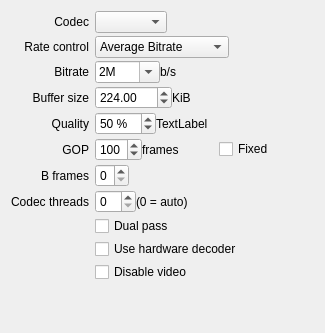
            <widget class="QWidget" name="videoTab">
             <attribute name="title">
              <string>Codec</string>
             </attribute>
             <layout class="QGridLayout" name="gridLayout_3">
              <property name="verticalSpacing">
               <number>3</number>
              </property>
              <item row="3" column="0">
               <widget class="QLabel" name="label_17">
                <property name="text">
                 <string>Codec</string>
                </property>
                <property name="alignment">
                 <set>Qt::AlignmentFlag::AlignRight|Qt::AlignmentFlag::AlignTrailing|Qt::AlignmentFlag::AlignVCenter</set>
                </property>
               </widget>
              </item>
              <item row="3" column="1">
               <layout class="QHBoxLayout" name="horizontalLayout_11">
                <item>
                 <widget class="QComboBox" name="videoCodecCombo"/>
                </item>
                <item>
                 <spacer name="horizontalSpacer_11">
                  <property name="orientation">
                   <enum>Qt::Orientation::Horizontal</enum>
                  </property>
                  <property name="sizeHint" stdset="0">
                   <size>
                    <width>40</width>
                    <height>20</height>
                   </size>
                  </property>
                 </spacer>
                </item>
               </layout>
              </item>
              <item row="9" column="0">
               <widget class="QLabel" name="label_18">
                <property name="text">
                 <string>GOP</string>
                </property>
                <property name="alignment">
                 <set>Qt::AlignmentFlag::AlignRight|Qt::AlignmentFlag::AlignTrailing|Qt::AlignmentFlag::AlignVCenter</set>
                </property>
               </widget>
              </item>
              <item row="9" column="1">
               <layout class="QHBoxLayout" name="horizontalLayout_12">
                <item>
                 <widget class="QSpinBox" name="gopSpinner">
                  <property name="toolTip">
                   <string>GOP = group of pictures, which is the maximum key frame interval</string>
                  </property>
                  <property name="maximum">
                   <number>999</number>
                  </property>
                  <property name="value">
                   <number>100</number>
                  </property>
                 </widget>
                </item>
                <item>
                 <widget class="QLabel" name="label_19">
                  <property name="text">
                   <string>frames</string>
                  </property>
                 </widget>
                </item>
                <item>
                 <spacer name="horizontalSpacer_24">
                  <property name="orientation">
                   <enum>Qt::Orientation::Horizontal</enum>
                  </property>
                  <property name="sizeHint" stdset="0">
                   <size>
                    <width>40</width>
                    <height>20</height>
                   </size>
                  </property>
                 </spacer>
                </item>
                <item>
                 <widget class="QCheckBox" name="strictGopCheckBox">
                  <property name="toolTip">
                   <string>A fixed GOP means that keyframes will
not be inserted at detected scene changes.</string>
                  </property>
                  <property name="text">
                   <string>Fixed</string>
                  </property>
                 </widget>
                </item>
                <item>
                 <spacer name="horizontalSpacer_12">
                  <property name="orientation">
                   <enum>Qt::Orientation::Horizontal</enum>
                  </property>
                  <property name="sizeHint" stdset="0">
                   <size>
                    <width>40</width>
                    <height>20</height>
                   </size>
                  </property>
                 </spacer>
                </item>
               </layout>
              </item>
              <item row="6" column="1">
               <layout class="QHBoxLayout" name="videoBitrateLayout">
                <item>
                 <widget class="QComboBox" name="videoBitrateCombo">
                  <property name="toolTip">
                   <string>The average bit rate</string>
                  </property>
                  <property name="editable">
                   <bool>true</bool>
                  </property>
                  <property name="currentIndex">
                   <number>8</number>
                  </property>
                  <item>
                   <property name="text">
                    <string notr="true">64k</string>
                   </property>
                  </item>
                  <item>
                   <property name="text">
                    <string notr="true">128k</string>
                   </property>
                  </item>
                  <item>
                   <property name="text">
                    <string notr="true">256k</string>
                   </property>
                  </item>
                  <item>
                   <property name="text">
                    <string notr="true">512k</string>
                   </property>
                  </item>
                  <item>
                   <property name="text">
                    <string notr="true">768k</string>
                   </property>
                  </item>
                  <item>
                   <property name="text">
                    <string notr="true">1M</string>
                   </property>
                  </item>
                  <item>
                   <property name="text">
                    <string notr="true">1200k</string>
                   </property>
                  </item>
                  <item>
                   <property name="text">
                    <string notr="true">1500k</string>
                   </property>
                  </item>
                  <item>
                   <property name="text">
                    <string notr="true">2M</string>
                   </property>
                  </item>
                  <item>
                   <property name="text">
                    <string notr="true">2500k</string>
                   </property>
                  </item>
                  <item>
                   <property name="text">
                    <string notr="true">3M</string>
                   </property>
                  </item>
                  <item>
                   <property name="text">
                    <string notr="true">4M</string>
                   </property>
                  </item>
                  <item>
                   <property name="text">
                    <string notr="true">5M</string>
                   </property>
                  </item>
                  <item>
                   <property name="text">
                    <string notr="true">6M</string>
                   </property>
                  </item>
                  <item>
                   <property name="text">
                    <string notr="true">8M</string>
                   </property>
                  </item>
                  <item>
                   <property name="text">
                    <string notr="true">10M</string>
                   </property>
                  </item>
                  <item>
                   <property name="text">
                    <string notr="true">12M</string>
                   </property>
                  </item>
                  <item>
                   <property name="text">
                    <string notr="true">14M</string>
                   </property>
                  </item>
                  <item>
                   <property name="text">
                    <string notr="true">16M</string>
                   </property>
                  </item>
                  <item>
                   <property name="text">
                    <string notr="true">18M</string>
                   </property>
                  </item>
                  <item>
                   <property name="text">
                    <string notr="true">20M</string>
                   </property>
                  </item>
                  <item>
                   <property name="text">
                    <string notr="true">25M</string>
                   </property>
                  </item>
                  <item>
                   <property name="text">
                    <string notr="true">30M</string>
                   </property>
                  </item>
                  <item>
                   <property name="text">
                    <string notr="true">40M</string>
                   </property>
                  </item>
                  <item>
                   <property name="text">
                    <string notr="true">50M</string>
                   </property>
                  </item>
                  <item>
                   <property name="text">
                    <string notr="true">60M</string>
                   </property>
                  </item>
                  <item>
                   <property name="text">
                    <string notr="true">70M</string>
                   </property>
                  </item>
                  <item>
                   <property name="text">
                    <string notr="true">80M</string>
                   </property>
                  </item>
                 </widget>
                </item>
                <item>
                 <widget class="QLabel" name="videoBitrateSuffixLabel">
                  <property name="text">
                   <string>b/s</string>
                  </property>
                 </widget>
                </item>
                <item>
                 <spacer name="videoBitrateSpacer">
                  <property name="orientation">
                   <enum>Qt::Orientation::Horizontal</enum>
                  </property>
                  <property name="sizeHint" stdset="0">
                   <size>
                    <width>40</width>
                    <height>20</height>
                   </size>
                  </property>
                 </spacer>
                </item>
               </layout>
              </item>
              <item row="15" column="1">
               <widget class="QCheckBox" name="disableVideoCheckbox">
                <property name="text">
                 <string>Disable video</string>
                </property>
               </widget>
              </item>
              <item row="14" column="1">
               <widget class="QCheckBox" name="hwdecodeCheckBox">
                <property name="toolTip">
                 <string>&lt;p&gt;The hardware decoder for export is usually not very beneficial and is often slower. It may only mildly reduce CPU usage on some systems. Therefore, we recommend to leave it off, but you can test and decide for yourself.&lt;/p&gt;</string>
                </property>
                <property name="text">
                 <string>Use hardware decoder</string>
                </property>
               </widget>
              </item>
              <item row="13" column="1">
               <widget class="QCheckBox" name="dualPassCheckbox">
                <property name="text">
                 <string>Dual pass</string>
                </property>
               </widget>
              </item>
              <item row="10" column="0">
               <widget class="QLabel" name="label_20">
                <property name="text">
                 <string>B frames</string>
                </property>
                <property name="alignment">
                 <set>Qt::AlignmentFlag::AlignRight|Qt::AlignmentFlag::AlignTrailing|Qt::AlignmentFlag::AlignVCenter</set>
                </property>
               </widget>
              </item>
              <item row="10" column="1">
               <layout class="QHBoxLayout" name="horizontalLayout_13">
                <item>
                 <widget class="QSpinBox" name="bFramesSpinner">
                  <property name="toolTip">
                   <string>B frames are the bidirectional &quot;delta&quot; pictures
in temporal compression</string>
                  </property>
                  <property name="maximum">
                   <number>8</number>
                  </property>
                 </widget>
                </item>
                <item>
                 <spacer name="horizontalSpacer_14">
                  <property name="orientation">
                   <enum>Qt::Orientation::Horizontal</enum>
                  </property>
                  <property name="sizeHint" stdset="0">
                   <size>
                    <width>40</width>
                    <height>20</height>
                   </size>
                  </property>
                 </spacer>
                </item>
               </layout>
              </item>
              <item row="16" column="1">
               <spacer name="verticalSpacer">
                <property name="orientation">
                 <enum>Qt::Orientation::Vertical</enum>
                </property>
                <property name="sizeHint" stdset="0">
                 <size>
                  <width>20</width>
                  <height>40</height>
                 </size>
                </property>
               </spacer>
              </item>
              <item row="11" column="0">
               <widget class="QLabel" name="label_12">
                <property name="text">
                 <string>Codec threads</string>
                </property>
                <property name="alignment">
                 <set>Qt::AlignmentFlag::AlignRight|Qt::AlignmentFlag::AlignTrailing|Qt::AlignmentFlag::AlignVCenter</set>
                </property>
               </widget>
              </item>
              <item row="11" column="1">
               <layout class="QHBoxLayout" name="horizontalLayout_15">
                <item>
                 <widget class="QSpinBox" name="videoCodecThreadsSpinner"/>
                </item>
                <item>
                 <widget class="QLabel" name="label_21">
                  <property name="text">
                   <string>(0 = auto)</string>
                  </property>
                 </widget>
                </item>
                <item>
                 <spacer name="horizontalSpacer_15">
                  <property name="orientation">
                   <enum>Qt::Orientation::Horizontal</enum>
                  </property>
                  <property name="sizeHint" stdset="0">
                   <size>
                    <width>40</width>
                    <height>20</height>
                   </size>
                  </property>
                 </spacer>
                </item>
               </layout>
              </item>
              <item row="5" column="0">
               <widget class="QLabel" name="label_23">
                <property name="text">
                 <string>Rate control</string>
                </property>
                <property name="alignment">
                 <set>Qt::AlignmentFlag::AlignRight|Qt::AlignmentFlag::AlignTrailing|Qt::AlignmentFlag::AlignVCenter</set>
                </property>
               </widget>
              </item>
              <item row="5" column="1">
               <layout class="QHBoxLayout" name="horizontalLayout_17">
                <item>
                 <widget class="QComboBox" name="videoRateControlCombo">
                  <item>
                   <property name="text">
                    <string>Average Bitrate</string>
                   </property>
                  </item>
                  <item>
                   <property name="text">
                    <string>Constant Bitrate</string>
                   </property>
                  </item>
                  <item>
                   <property name="text">
                    <string>Quality-based VBR</string>
                   </property>
                  </item>
                  <item>
                   <property name="text">
                    <string>Constrained VBR</string>
                   </property>
                  </item>
                 </widget>
                </item>
                <item>
                 <spacer name="horizontalSpacer_17">
                  <property name="orientation">
                   <enum>Qt::Orientation::Horizontal</enum>
                  </property>
                  <property name="sizeHint" stdset="0">
                   <size>
                    <width>40</width>
                    <height>20</height>
                   </size>
                  </property>
                 </spacer>
                </item>
               </layout>
              </item>
              <item row="7" column="0">
               <widget class="QLabel" name="videoBufferSizeLabel">
                <property name="text">
                 <string>Buffer size</string>
                </property>
                <property name="alignment">
                 <set>Qt::AlignmentFlag::AlignRight|Qt::AlignmentFlag::AlignTrailing|Qt::AlignmentFlag::AlignVCenter</set>
                </property>
               </widget>
              </item>
              <item row="7" column="1">
               <layout class="QHBoxLayout" name="videoBufferSizeLayout">
                <item>
                 <widget class="QDoubleSpinBox" name="videoBufferSizeSpinner">
                  <property name="maximum">
                   <double>99999.000000000000000</double>
                  </property>
                  <property name="value">
                   <double>224.000000000000000</double>
                  </property>
                 </widget>
                </item>
                <item>
                 <widget class="QLabel" name="videoBufferSizeSuffixLabel">
                  <property name="text">
                   <string>KiB</string>
                  </property>
                 </widget>
                </item>
                <item>
                 <spacer name="horizontalSpacer_18">
                  <property name="orientation">
                   <enum>Qt::Orientation::Horizontal</enum>
                  </property>
                  <property name="sizeHint" stdset="0">
                   <size>
                    <width>40</width>
                    <height>20</height>
                   </size>
                  </property>
                 </spacer>
                </item>
               </layout>
              </item>
              <item row="8" column="0">
               <widget class="QLabel" name="videoQualityLabel">
                <property name="text">
                 <string>Quality</string>
                </property>
                <property name="alignment">
                 <set>Qt::AlignmentFlag::AlignRight|Qt::AlignmentFlag::AlignTrailing|Qt::AlignmentFlag::AlignVCenter</set>
                </property>
               </widget>
              </item>
              <item row="8" column="1">
               <layout class="QHBoxLayout" name="videoQualityLayout">
                <item>
                 <widget class="QSpinBox" name="videoQualitySpinner">
                  <property name="suffix">
                   <string> %</string>
                  </property>
                  <property name="minimum">
                   <number>0</number>
                  </property>
                  <property name="maximum">
                   <number>100</number>
                  </property>
                  <property name="value">
                   <number>50</number>
                  </property>
                 </widget>
                </item>
                <item>
                 <widget class="QLabel" name="videoQualitySuffixLabel">
                  <property name="text">
                   <string>TextLabel</string>
                  </property>
                 </widget>
                </item>
                <item>
                 <spacer name="horizontalSpacer_19">
                  <property name="orientation">
                   <enum>Qt::Orientation::Horizontal</enum>
                  </property>
                  <property name="sizeHint" stdset="0">
                   <size>
                    <width>40</width>
                    <height>20</height>
                   </size>
                  </property>
                 </spacer>
                </item>
               </layout>
              </item>
              <item row="6" column="0">
               <widget class="QLabel" name="videoBitrateLabel">
                <property name="text">
                 <string>Bitrate</string>
                </property>
                <property name="alignment">
                 <set>Qt::AlignmentFlag::AlignRight|Qt::AlignmentFlag::AlignTrailing|Qt::AlignmentFlag::AlignVCenter</set>
                </property>
               </widget>
              </item>
             </layout>
            </widget>
